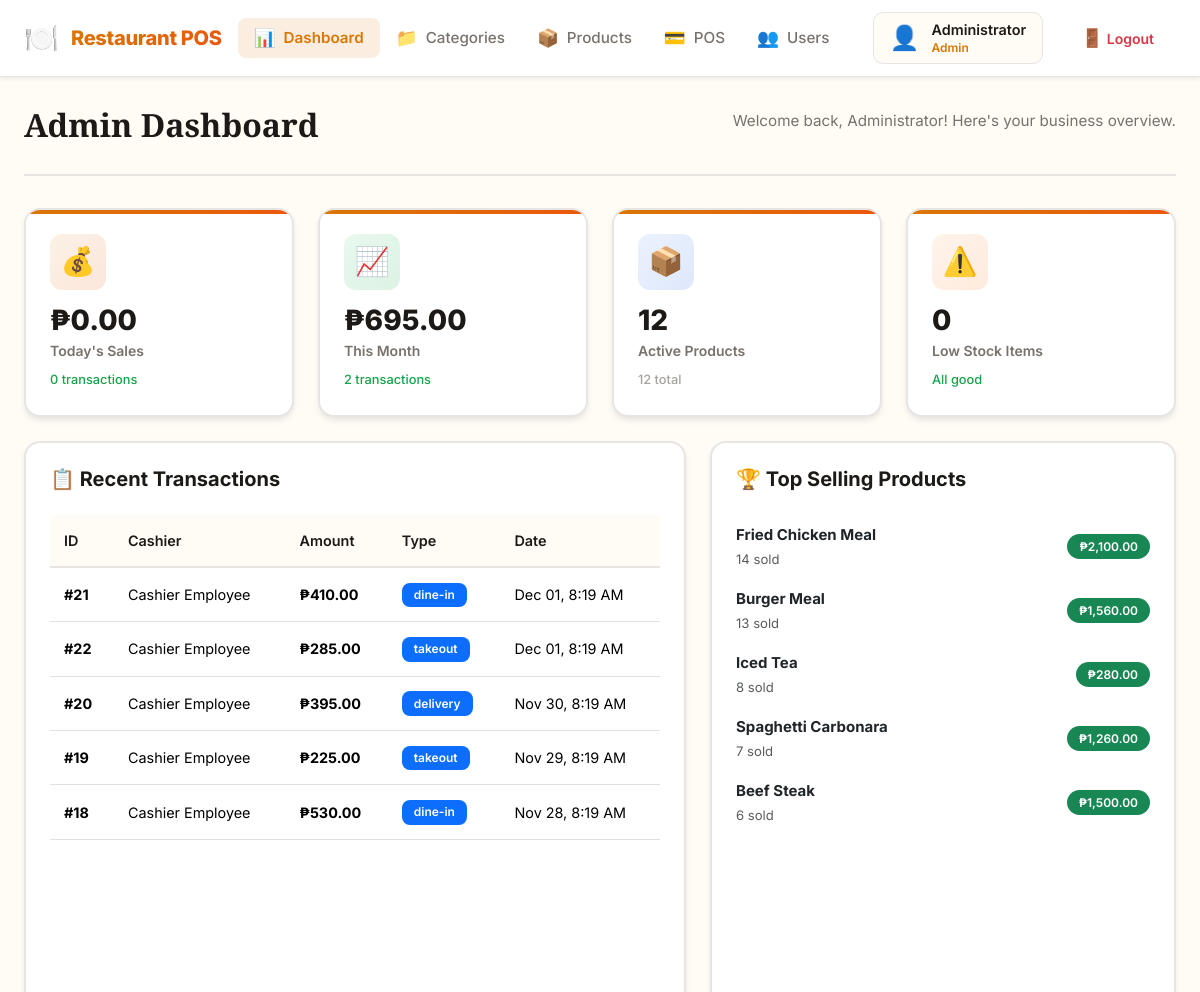
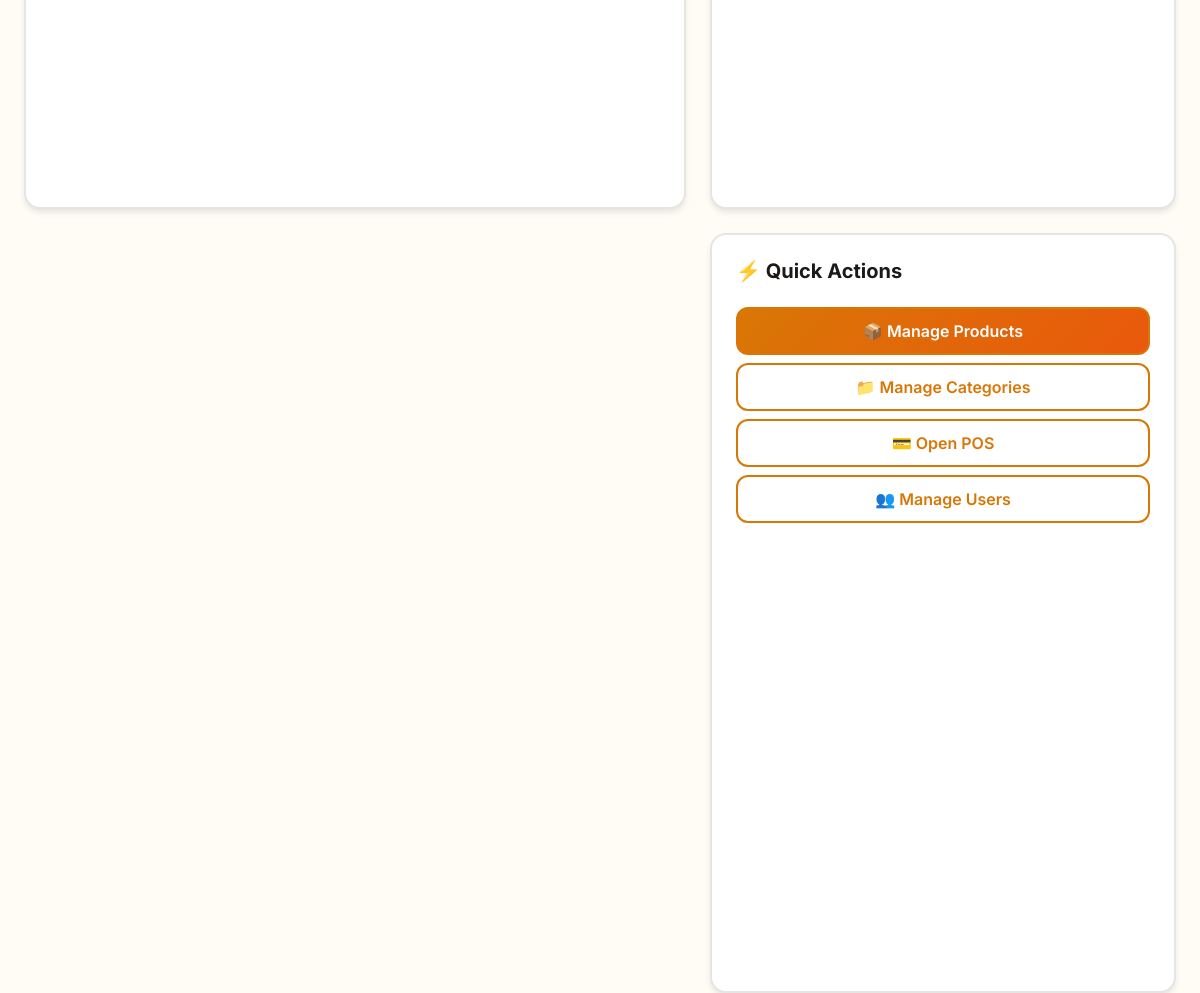
Screenshot of /public/admin_dashboard.php (signed in) with the database file from the repository (2 pictures, top to bottom).
### tables this page shows
CREATE TABLE IF NOT EXISTS sales (
  id INT AUTO_INCREMENT PRIMARY KEY,
  user_id INT NOT NULL,
  order_type ENUM('dine-in','takeout','delivery') NOT NULL DEFAULT 'dine-in',
  total_amount DECIMAL(10,2) NOT NULL,
  cash_tendered DECIMAL(10,2) NOT NULL,
  change_due DECIMAL(10,2) NOT NULL,
  created_at TIMESTAMP DEFAULT CURRENT_TIMESTAMP,
  FOREIGN KEY (user_id) REFERENCES users(id)
);

CREATE TABLE IF NOT EXISTS users (
  id INT AUTO_INCREMENT PRIMARY KEY,
  name VARCHAR(100) NOT NULL,
  username VARCHAR(50) NOT NULL UNIQUE,
  password_hash VARCHAR(255) NOT NULL,
  role_id INT NOT NULL,
  is_active TINYINT(1) NOT NULL DEFAULT 1,
  created_at TIMESTAMP DEFAULT CURRENT_TIMESTAMP,
  FOREIGN KEY (role_id) REFERENCES roles(id)
);

### app/Auth.php (called while the page is built, shortened)
<?php
class Auth
{
    public static function user(): ?array
    {
        return $_SESSION['user'] ?? null;
    }
}

### public/admin_dashboard.php (the view, shortened to what this page needs)
<?php
$pdo = Database::getConnection();
$today = date('Y-m-d');
$thisMonth = date('Y-m');
$stmt = $pdo->prepare('SELECT COALESCE(SUM(total_amount), 0) AS total_sales, COUNT(*) AS sale_count
                       FROM sales WHERE DATE(created_at) = :today');
$stmt->execute([':today' => $today]);
$todayStats = $stmt->fetch();
$stmt = $pdo->prepare('SELECT COALESCE(SUM(total_amount), 0) AS total_sales, COUNT(*) AS sale_count
                       FROM sales WHERE DATE_FORMAT(created_at, "%Y-%m") = :month');
$stmt->execute([':month' => $thisMonth]);
$monthStats = $stmt->fetch();
$productCount = (int)$pdo->query('SELECT COUNT(*) FROM products WHERE is_active = 1')->fetchColumn();
$totalProducts = (int)$pdo->query('SELECT COUNT(*) FROM products')->fetchColumn();
$lowStockCount = (int)$pdo->query('SELECT COUNT(*) FROM products WHERE stock <= 5 AND is_active = 1')->fetchColumn();
$recentSales = $pdo->query('SELECT s.*, u.name as cashier_name
                            FROM sales s
                            JOIN users u ON s.user_id = u.id
                            ORDER BY s.created_at DESC
                            LIMIT 5')->fetchAll();
$topProducts = $pdo->query('SELECT p.name, SUM(si.quantity) as total_sold, SUM(si.line_total) as revenue
                            FROM sale_items si
                            JOIN products p ON si.product_id = p.id
                            GROUP BY p.id
                            ORDER BY total_sold DESC
                            LIMIT 5')->fetchAll();
?>
<div class="page-header">
    <h1 class="page-title">Admin Dashboard</h1>
    <p class="page-subtitle">Welcome back, <?= htmlspecialchars(Auth::user()['name']) ?>! Here's your business overview.</p>
</div>
<div class="row g-4 mb-4">
    <div class="col-md-6 col-lg-3">
        <div class="stat-card">
            <div class="stat-icon primary">💰</div>
            <div class="stat-value">₱<?= number_format($todayStats['total_sales'], 2) ?></div>
            <div class="stat-label">Today's Sales</div>
            <div class="stat-change positive">
                <?= (int)$todayStats['sale_count'] ?> transactions
            </div>
        </div>
    </div>
    <div class="col-md-6 col-lg-3">
        <div class="stat-card">
            <div class="stat-icon success">📈</div>
            <div class="stat-value">₱<?= number_format($monthStats['total_sales'], 2) ?></div>
            <div class="stat-label">This Month</div>
            <div class="stat-change positive">
                <?= (int)$monthStats['sale_count'] ?> transactions
            </div>
        </div>
    </div>
    <div class="col-md-6 col-lg-3">
        <div class="stat-card">
            <div class="stat-icon info">📦</div>
            <div class="stat-value"><?= $productCount ?></div>
            <div class="stat-label">Active Products</div>
            <div class="stat-change">
                <?= $totalProducts ?> total
            </div>
        </div>
    </div>
    <div class="col-md-6 col-lg-3">
        <div class="stat-card">
            <div class="stat-icon warning">⚠️</div>
            <div class="stat-value"><?= $lowStockCount ?></div>
            <div class="stat-label">Low Stock Items</div>
            <div class="stat-change <?= $lowStockCount > 0 ? 'negative' : 'positive' ?>">
                <?= $lowStockCount > 0 ? 'Needs attention' : 'All good' ?>
            </div>
        </div>
    </div>
</div>
<div class="row g-4">
    <div class="col-lg-7">
        <div class="dashboard-card">
            <h3 style="font-size: 1.25rem; font-weight: 700; margin-bottom: 1.5rem; color: var(--text-primary);">
                📋 Recent Transactions
            </h3>
            <?php if (count($recentSales) > 0): ?>
                <div class="table-responsive">
                    <table class="table table-hover">
                        <thead>
                            <tr>
                                <th>ID</th>
                                <th>Cashier</th>
                                <th>Amount</th>
                                <th>Type</th>
                                <th>Date</th>
                            </tr>
                        </thead>
                        <tbody>
                            <?php foreach ($recentSales as $sale): ?>
                                <tr>
                                    <td><strong>#<?= $sale['id'] ?></strong></td>
                                    <td><?= htmlspecialchars($sale['cashier_name']) ?></td>
                                    <td><strong>₱<?= number_format($sale['total_amount'], 2) ?></strong></td>
                                    <td>
                                        <span class="badge bg-primary"><?= htmlspecialchars($sale['order_type']) ?></span>
                                    </td>
                                    <td><?= date('M d, g:i A', strtotime($sale['created_at'])) ?></td>
                                </tr>
                            <?php endforeach; ?>
                        </tbody>
                    </table>
                </div>
            <?php else: ?>
                <p class="text-muted text-center py-4">No sales recorded yet.</p>
            <?php endif; ?>
        </div>
    </div>
    <div class="col-lg-5">
        <div class="dashboard-card mb-4">
            <h3 style="font-size: 1.25rem; font-weight: 700; margin-bottom: 1.5rem; color: var(--text-primary);">
                🏆 Top Selling Products
            </h3>
            <?php if (count($topProducts) > 0): ?>
                <div class="list-group list-group-flush">
                    <?php foreach ($topProducts as $product): ?>
                        <div class="list-group-item d-flex justify-content-between align-items-center border-0 px-0">
                            <div>
                                <strong><?= htmlspecialchars($product['name']) ?></strong>
                                <br>
                                <small class="text-muted"><?= (int)$product['total_sold'] ?> sold</small>
                            </div>
                            <span class="badge bg-success rounded-pill">
                                ₱<?= number_format($product['revenue'], 2) ?>
                            </span>
                        </div>
                    <?php endforeach; ?>
                </div>
            <?php else: ?>
                <p class="text-muted text-center py-3">No sales data yet.</p>
            <?php endif; ?>
        </div>
        <div class="dashboard-card">
            <h3 style="font-size: 1.25rem; font-weight: 700; margin-bottom: 1.5rem; color: var(--text-primary);">
                ⚡ Quick Actions
            </h3>
            <div class="d-grid gap-2">
                <a href="products.php" class="btn btn-primary">
                    📦 Manage Products
                </a>
                <a href="categories.php" class="btn btn-outline-primary">
                    📁 Manage Categories
                </a>
                <a href="pos.php" class="btn btn-outline-primary">
                    💳 Open POS
                </a>
                <a href="users.php" class="btn btn-outline-primary">
                    👥 Manage Users
                </a>
            </div>
        </div>
    </div>
</div>
<?php
require __DIR__ . '/../views/layout.php';

### public/css/style.css (style rules this page uses)
:root { --primary-color: #d97706; --primary-dark: #b45309; --primary-light: #f59e0b; --accent-color: #ea580c; --warm-brown: #78350f; --soft-cream: #fef3c7; --light-beige: #fef5ee; --bg-light: #fffbf5; --bg-gray: #fafaf9; --card-bg: #ffffff; --text-primary: #1c1917; --text-secondary: #78716c; --text-light: #a8a29e; --border-color: #e7e5e4; --border-radius: 16px; --border-radius-sm: 12px; --transition: all 0.3s cubic-bezier(0.4, 0, 0.2, 1); --shadow-sm: 0 1px 2px 0 rgba(0, 0, 0, 0.05); --shadow-md: 0 4px 6px -1px rgba(0, 0, 0, 0.1); --shadow-lg: 0 10px 15px -3px rgba(0, 0, 0, 0.1); --shadow-xl: 0 20px 25px -5px rgba(0, 0, 0, 0.1); }
* { margin: 0; padding: 0; box-sizing: border-box; }
body { font-family: 'Inter', -apple-system, BlinkMacSystemFont, 'Segoe UI', sans-serif; background: var(--bg-light); color: var(--text-primary); line-height: 1.6; overflow-x: hidden; font-size: 15px; }
@media (max-width: 1200px) { .stat-value { font-size: 1.5rem; } }
@media (max-width: 1200px) { .page-title { font-size: 1.75rem; } }
.page-header { display: flex; justify-content: space-between; align-items: center; margin-bottom: 2rem; padding-bottom: 1.5rem; border-bottom: 2px solid var(--border-color); }
.page-title { font-family: 'Playfair Display', serif; font-size: 2rem; font-weight: 700; color: var(--text-primary); margin: 0; }
.page-subtitle { color: var(--text-secondary); font-size: 0.95rem; margin-top: 0.5rem; }
.dashboard-card { background: white; border-radius: var(--border-radius); padding: 1.5rem; box-shadow: var(--shadow-md); transition: var(--transition); border: 2px solid var(--border-color); height: 100%; }
.stat-card { background: white; border-radius: var(--border-radius); padding: 1.5rem; box-shadow: var(--shadow-md); transition: var(--transition); position: relative; overflow: hidden; border: 2px solid var(--border-color); }
.stat-card::before { content: ''; position: absolute; top: 0; left: 0; right: 0; height: 4px; background: linear-gradient(90deg, var(--primary-color) 0%, var(--accent-color) 100%); }
.stat-icon { width: 56px; height: 56px; border-radius: 12px; display: flex; align-items: center; justify-content: center; font-size: 1.75rem; margin-bottom: 1rem; background: linear-gradient(135deg, rgba(217, 119, 6, 0.1) 0%, rgba(234, 88, 12, 0.15) 100%); color: var(--primary-color); }
.stat-icon.primary { background: linear-gradient(135deg, rgba(217, 119, 6, 0.1) 0%, rgba(234, 88, 12, 0.15) 100%); color: var(--primary-color); }
.stat-icon.success { background: linear-gradient(135deg, rgba(34, 197, 94, 0.1) 0%, rgba(22, 163, 74, 0.15) 100%); color: #16a34a; }
.stat-icon.info { background: linear-gradient(135deg, rgba(59, 130, 246, 0.1) 0%, rgba(37, 99, 235, 0.15) 100%); color: #2563eb; }
.stat-icon.warning { background: linear-gradient(135deg, rgba(251, 146, 60, 0.1) 0%, rgba(249, 115, 22, 0.15) 100%); color: #f97316; }
.stat-value { font-size: 1.75rem; font-weight: 800; color: var(--text-primary); margin-bottom: 0.4rem; line-height: 1; }
.stat-label { color: var(--text-secondary); font-size: 0.875rem; font-weight: 600; margin-bottom: 0.5rem; }
.stat-change { font-size: 0.8rem; font-weight: 500; color: var(--text-light); }
.stat-change.positive { color: #16a34a; }
.table { font-size: 0.9rem; }
.table thead th { background: var(--bg-light); color: var(--text-primary); font-weight: 600; border-bottom: 2px solid var(--border-color); padding: 0.875rem; }
.table tbody td { padding: 0.875rem; vertical-align: middle; }
.btn { border-radius: var(--border-radius-sm); padding: 0.625rem 1.25rem; font-weight: 600; transition: var(--transition); border: 2px solid transparent; }
.btn-primary { background: linear-gradient(135deg, var(--primary-color) 0%, var(--accent-color) 100%); border-color: var(--primary-color); color: white; }
.btn-outline-primary { border-color: var(--primary-color); color: var(--primary-color); background: transparent; }
.badge { padding: 0.4rem 0.75rem; border-radius: 8px; font-weight: 600; font-size: 0.75rem; }

### rows the page displays
sales: id "21", user.name "Cashier Employee", total_amount "410.00", order_type "dine-in", created_at "Dec 01, 8:19 AM"
sales: id "22", user.name "Cashier Employee", total_amount "285.00", order_type "takeout", created_at "Dec 01, 8:19 AM"
sales: id "20", user.name "Cashier Employee", total_amount "395.00", order_type "delivery", created_at "Nov 30, 8:19 AM"
sales: id "19", user.name "Cashier Employee", total_amount "225.00", order_type "takeout", created_at "Nov 29, 8:19 AM"
sales: id "18", user.name "Cashier Employee", total_amount "530.00", order_type "dine-in", created_at "Nov 28, 8:19 AM"

### other values shown
$config['app']['name'] "Restaurant POS"
$currentUser['name'] "Administrator"
$currentUser['role'] "Admin"
Auth::user()['name'] "Administrator"
$todayStats['total_sales'] "0.00"
$todayStats['sale_count'] "0"
$monthStats['total_sales'] "695.00"
$monthStats['sale_count'] "2"
$productCount "12"
$totalProducts "12"
$lowStockCount "0"
$product['name'] "Fried Chicken Meal"
$product['total_sold'] "14"
$product['revenue'] "2,100.00"
$product['name'] "Burger Meal"
